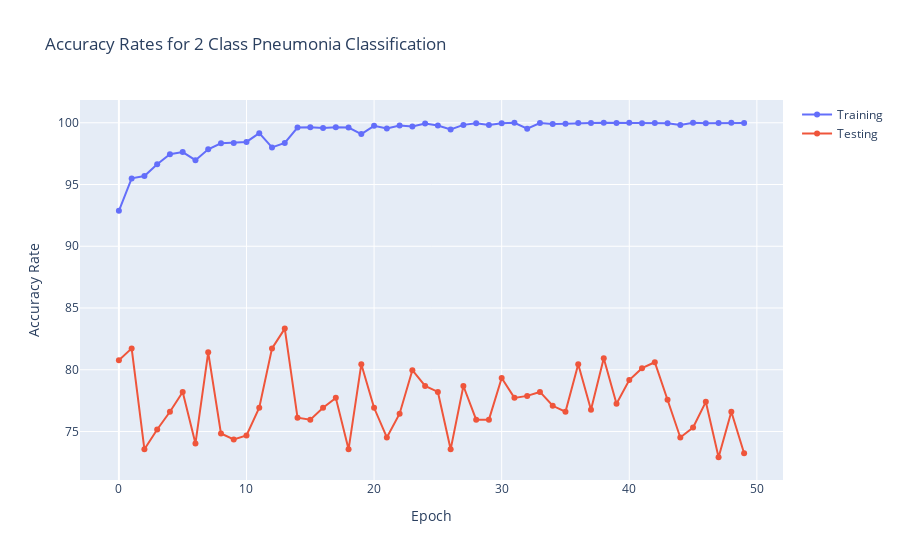
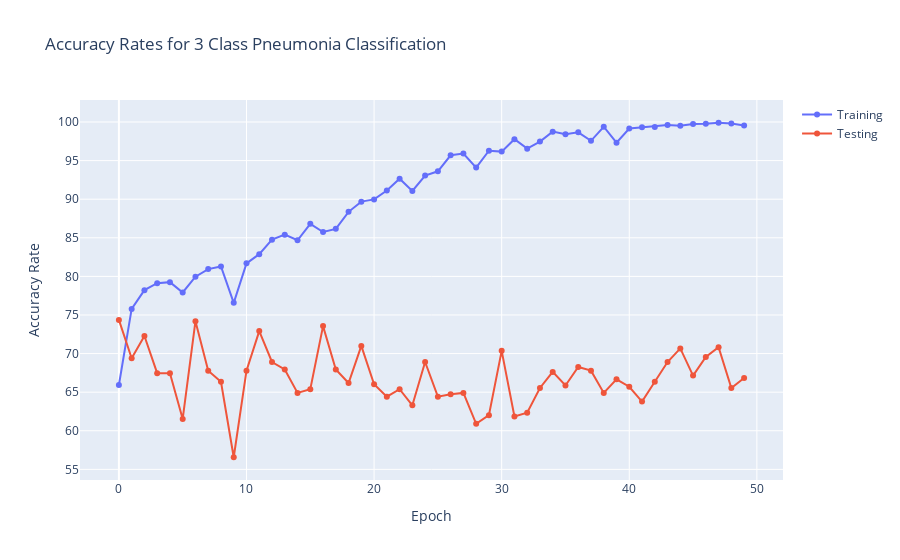

Notebook code for these charts, in order:
### Markdown cell above
**Evaluation of Model and Summary Stats**

### Code cell
#Confusion matrix for 2 classes
y_pred_2class = np.argmax(model_2class(x_test_1d).cpu().detach(),axis=1)
y_test_cpu_2class = y_test_2class.cpu()

cm1 = confusion_matrix(y_pred_2class,y_test_cpu_2class)
precision1 = np.diag(cm1)/cm1.sum(axis=1)
recall1 = np.diag(cm1)/cm1.sum(axis=0)
print('precision:',precision1)
print('recall:',recall1)
print(cm1)

#confusion matrix for 3 classes
y_pred_3class = np.argmax(model_3class(x_test_1d).cpu().detach(),axis=1)
y_test_cpu_3class = y_test_3class.cpu()

cm2 = confusion_matrix(y_pred_3class,y_test_cpu_3class)
precision2 = np.diag(cm2)/cm2.sum(axis=1)
recall2 = np.diag(cm2)/cm2.sum(axis=0)
print('precision:',precision2)
print('recall:',recall2)
print(cm2)

#plots for training and testing accuracy for 2 and 3 class compared
x = [x for x in range(0,50)]
fig = go.Figure()
fig.add_trace(go.Scatter(x =x,y=train_accs_2class,mode = 'lines+markers',name = 'Training'))
fig.add_trace(go.Scatter(x =x,y=test_accs_2class,mode = 'lines+markers',name = 'Testing'))
fig.update_layout(title_text = 'Accuracy Rates for 2 Class Pneumonia Classification')
fig.update_xaxes(title_text = 'Epoch')
fig.update_yaxes(title_text = 'Accuracy Rate')
fig.show()

fig = go.Figure()
fig.add_trace(go.Scatter(x =x,y=train_accs_3class,mode = 'lines+markers',name = 'Training'))
fig.add_trace(go.Scatter(x =x,y=test_accs_3class,mode = 'lines+markers',name = 'Testing'))
fig.update_layout(title_text = 'Accuracy Rates for 3 Class Pneumonia Classification')
fig.update_xaxes(title_text = 'Epoch')
fig.update_yaxes(title_text = 'Accuracy Rate')
fig.show()

### Figure 1 — Plotly figure (JSON) as saved in the notebook; plotly's stock layout.template omitted (floating-point values rounded to 4 significant figures)
{"data": [{"mode": "lines+markers", "name": "Training", "type": "scatter", "x": [0, 1, 2, 3, 4, 5, 6, 7, 8, 9, 10, 11, 12, 13, 14, 15, 16, 17, 18, 19, 20, 21, 22, 23, 24, 25, 26, 27, 28, 29, 30, 31, 32, 33, 34, 35, 36, 37, 38, 39, 40, 41, 42, 43, 44, 45, 46, 47, 48, 49], "y": [92.87, 95.49, 95.69, 96.64, 97.45, 97.62, 96.97, 97.85, 98.33, 98.37, 98.45, 99.16, 98.01, 98.37, 99.62, 99.64, 99.58, 99.64, 99.62, 99.08, 99.75, 99.54, 99.77, 99.69, 99.94, 99.77, 99.46, 99.83, 99.96, 99.83, 99.96, 100, 99.52, 99.98, 99.9, 99.92, 99.98, 99.98, 100, 99.98, 100, 99.96, 99.98, 99.96, 99.83, 100, 99.96, 99.98, 100, 99.98]}, {"mode": "lines+markers", "name": "Testing", "type": "scatter", "x": [0, 1, 2, 3, 4, 5, 6, 7, 8, 9, 10, 11, 12, 13, 14, 15, 16, 17, 18, 19, 20, 21, 22, 23, 24, 25, 26, 27, 28, 29, 30, 31, 32, 33, 34, 35, 36, 37, 38, 39, 40, 41, 42, 43, 44, 45, 46, 47, 48, 49], "y": [80.77, 81.73, 73.56, 75.16, 76.6, 78.21, 74.04, 81.41, 74.84, 74.36, 74.68, 76.92, 81.73, 83.33, 76.12, 75.96, 76.92, 77.72, 73.56, 80.45, 76.92, 74.52, 76.44, 79.97, 78.69, 78.21, 73.56, 78.69, 75.96, 75.96, 79.33, 77.72, 77.88, 78.21, 77.08, 76.6, 80.45, 76.76, 80.93, 77.24, 79.17, 80.13, 80.61, 77.56, 74.52, 75.32, 77.4, 72.92, 76.6, 73.24]}], "layout": {"title": {"text": "Accuracy Rates for 2 Class Pneumonia Classification"}, "xaxis": {"title": {"text": "Epoch"}}, "yaxis": {"title": {"text": "Accuracy Rate"}}}}

### Figure 2 — Plotly figure (JSON) as saved in the notebook; plotly's stock layout.template omitted (floating-point values rounded to 4 significant figures)
{"data": [{"mode": "lines+markers", "name": "Training", "type": "scatter", "x": [0, 1, 2, 3, 4, 5, 6, 7, 8, 9, 10, 11, 12, 13, 14, 15, 16, 17, 18, 19, 20, 21, 22, 23, 24, 25, 26, 27, 28, 29, 30, 31, 32, 33, 34, 35, 36, 37, 38, 39, 40, 41, 42, 43, 44, 45, 46, 47, 48, 49], "y": [65.93, 75.79, 78.22, 79.12, 79.26, 77.91, 79.97, 80.94, 81.29, 76.57, 81.69, 82.88, 84.76, 85.41, 84.68, 86.81, 85.76, 86.16, 88.36, 89.69, 89.97, 91.12, 92.66, 91.07, 93.06, 93.62, 95.69, 95.92, 94.1, 96.28, 96.17, 97.78, 96.55, 97.47, 98.75, 98.41, 98.66, 97.57, 99.39, 97.32, 99.16, 99.31, 99.37, 99.62, 99.52, 99.73, 99.77, 99.9, 99.81, 99.54]}, {"mode": "lines+markers", "name": "Testing", "type": "scatter", "x": [0, 1, 2, 3, 4, 5, 6, 7, 8, 9, 10, 11, 12, 13, 14, 15, 16, 17, 18, 19, 20, 21, 22, 23, 24, 25, 26, 27, 28, 29, 30, 31, 32, 33, 34, 35, 36, 37, 38, 39, 40, 41, 42, 43, 44, 45, 46, 47, 48, 49], "y": [74.36, 69.39, 72.28, 67.47, 67.47, 61.54, 74.2, 67.79, 66.35, 56.57, 67.79, 72.92, 68.91, 67.95, 64.9, 65.38, 73.56, 67.95, 66.19, 70.99, 66.03, 64.42, 65.38, 63.3, 68.91, 64.42, 64.74, 64.9, 60.9, 62.02, 70.35, 61.86, 62.34, 65.54, 67.63, 65.87, 68.27, 67.79, 64.9, 66.67, 65.71, 63.78, 66.35, 68.91, 70.67, 67.15, 69.55, 70.83, 65.54, 66.83]}], "layout": {"title": {"text": "Accuracy Rates for 3 Class Pneumonia Classification"}, "xaxis": {"title": {"text": "Epoch"}}, "yaxis": {"title": {"text": "Accuracy Rate"}}}}
